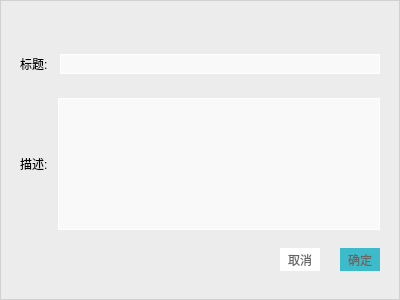
<?xml version="1.0" encoding="UTF-8"?>
<ui version="4.0">
 <class>NoteInfor</class>
 <widget class="QWidget" name="NoteInfor">
  <property name="geometry">
   <rect>
    <x>0</x>
    <y>0</y>
    <width>400</width>
    <height>300</height>
   </rect>
  </property>
  <property name="windowTitle">
   <string>Form</string>
  </property>
  <property name="styleSheet">
   <string notr="true">QWidget
{
	font-family:&quot;微软雅黑&quot;;
}

QWidget#widget
{
	border:1px solid #D1D1D1;
  	background: #ECECEC;
	
}


QPushButton#pbtn_cancel{
    color: #666666;
	background-color: #FFFFFF;
	border:none;
}

QPushButton#pbtn_ok
{
	color: #666666;
	border:none;
	background-color: #3dbbca;
}

QPushButton#pbtn_cancel:hover,QPushButton#pbtn_ok:hover {
    color: #FFFFFF;
	background-color: #3dbbca;
}
QPushButton#pbtn_cancel:pressed, QPushButton#pbtn_ok:press{

    color: #FFFFFF;
	background-color: #1194a4;
}
QPushButton#pbtn_cancel:checked,QPushButton#pbtn_ok:checked{

    color: #FFFFFF;
	background-color: #1ba9ba;
}
QLineEdit{
	color:  #333333;
	background:#AAffffff;	
	font: 14px;
	border: 1px solid #FFFFFF;
}

QLineEdit:hover{
	border: 1px solid #65e1f6;
}
QLineEdit:focus{
	border: 1px solid #65e1f6;
}

QTextEdit
{
	color:  #333333;
	background:#AAffffff;	
	font: 14px;
	border: 1px solid #FFFFFF;
}

QTextEdit:hover
{
	border: 1px solid #65e1f6;
}
QTextEdit:focus
{
	border: 1px solid #65e1f6;
}</string>
  </property>
  <layout class="QVBoxLayout" name="verticalLayout_3">
   <property name="spacing">
    <number>0</number>
   </property>
   <property name="leftMargin">
    <number>0</number>
   </property>
   <property name="topMargin">
    <number>0</number>
   </property>
   <property name="rightMargin">
    <number>0</number>
   </property>
   <property name="bottomMargin">
    <number>0</number>
   </property>
   <item>
    <widget class="QWidget" name="widget" native="true">
     <layout class="QVBoxLayout" name="verticalLayout_2">
      <property name="spacing">
       <number>0</number>
      </property>
      <property name="leftMargin">
       <number>0</number>
      </property>
      <property name="topMargin">
       <number>0</number>
      </property>
      <property name="rightMargin">
       <number>0</number>
      </property>
      <property name="bottomMargin">
       <number>0</number>
      </property>
      <item>
       <widget class="TitlebarWidget" name="titlebar" native="true">
        <property name="minimumSize">
         <size>
          <width>0</width>
          <height>30</height>
         </size>
        </property>
        <property name="maximumSize">
         <size>
          <width>16777215</width>
          <height>30</height>
         </size>
        </property>
       </widget>
      </item>
      <item>
       <widget class="QWidget" name="widget_3" native="true">
        <property name="minimumSize">
         <size>
          <width>0</width>
          <height>200</height>
         </size>
        </property>
        <property name="maximumSize">
         <size>
          <width>16777215</width>
          <height>200</height>
         </size>
        </property>
        <layout class="QVBoxLayout" name="verticalLayout">
         <property name="spacing">
          <number>0</number>
         </property>
         <property name="leftMargin">
          <number>0</number>
         </property>
         <property name="topMargin">
          <number>0</number>
         </property>
         <property name="rightMargin">
          <number>0</number>
         </property>
         <property name="bottomMargin">
          <number>0</number>
         </property>
         <item>
          <widget class="QWidget" name="widget_4" native="true">
           <layout class="QHBoxLayout" name="horizontalLayout_3">
            <property name="spacing">
             <number>10</number>
            </property>
            <property name="leftMargin">
             <number>20</number>
            </property>
            <property name="rightMargin">
             <number>20</number>
            </property>
            <item>
             <widget class="QLabel" name="label">
              <property name="minimumSize">
               <size>
                <width>30</width>
                <height>50</height>
               </size>
              </property>
              <property name="text">
               <string>标题:</string>
              </property>
             </widget>
            </item>
            <item>
             <widget class="QLineEdit" name="lineEdit_notetitle"/>
            </item>
           </layout>
          </widget>
         </item>
         <item>
          <widget class="QWidget" name="widget_5" native="true">
           <layout class="QHBoxLayout" name="horizontalLayout_2">
            <property name="spacing">
             <number>10</number>
            </property>
            <property name="leftMargin">
             <number>20</number>
            </property>
            <property name="topMargin">
             <number>0</number>
            </property>
            <property name="rightMargin">
             <number>20</number>
            </property>
            <property name="bottomMargin">
             <number>0</number>
            </property>
            <item>
             <widget class="QLabel" name="label_2">
              <property name="minimumSize">
               <size>
                <width>0</width>
                <height>50</height>
               </size>
              </property>
              <property name="maximumSize">
               <size>
                <width>16777215</width>
                <height>50</height>
               </size>
              </property>
              <property name="text">
               <string>描述:</string>
              </property>
             </widget>
            </item>
            <item>
             <widget class="QTextEdit" name="textEdit_notedesc">
              <property name="minimumSize">
               <size>
                <width>0</width>
                <height>0</height>
               </size>
              </property>
              <property name="maximumSize">
               <size>
                <width>16777215</width>
                <height>16777215</height>
               </size>
              </property>
             </widget>
            </item>
           </layout>
          </widget>
         </item>
        </layout>
       </widget>
      </item>
      <item>
       <widget class="QWidget" name="widget_6" native="true">
        <layout class="QHBoxLayout" name="horizontalLayout">
         <property name="spacing">
          <number>20</number>
         </property>
         <property name="leftMargin">
          <number>0</number>
         </property>
         <property name="topMargin">
          <number>0</number>
         </property>
         <property name="rightMargin">
          <number>20</number>
         </property>
         <property name="bottomMargin">
          <number>10</number>
         </property>
         <item>
          <spacer name="horizontalSpacer">
           <property name="orientation">
            <enum>Qt::Horizontal</enum>
           </property>
           <property name="sizeHint" stdset="0">
            <size>
             <width>257</width>
             <height>20</height>
            </size>
           </property>
          </spacer>
         </item>
         <item>
          <widget class="QPushButton" name="pbtn_cancel">
           <property name="minimumSize">
            <size>
             <width>40</width>
             <height>23</height>
            </size>
           </property>
           <property name="maximumSize">
            <size>
             <width>40</width>
             <height>23</height>
            </size>
           </property>
           <property name="text">
            <string>取消</string>
           </property>
           <property name="flat">
            <bool>true</bool>
           </property>
          </widget>
         </item>
         <item>
          <widget class="QPushButton" name="pbtn_ok">
           <property name="minimumSize">
            <size>
             <width>40</width>
             <height>23</height>
            </size>
           </property>
           <property name="maximumSize">
            <size>
             <width>40</width>
             <height>23</height>
            </size>
           </property>
           <property name="text">
            <string>确定</string>
           </property>
           <property name="flat">
            <bool>true</bool>
           </property>
          </widget>
         </item>
        </layout>
       </widget>
      </item>
     </layout>
    </widget>
   </item>
  </layout>
 </widget>
 <customwidgets>
  <customwidget>
   <class>TitlebarWidget</class>
   <extends>QWidget</extends>
   <header>TitlebarWidget.h</header>
   <container>1</container>
  </customwidget>
 </customwidgets>
 <resources/>
 <connections/>
</ui>
